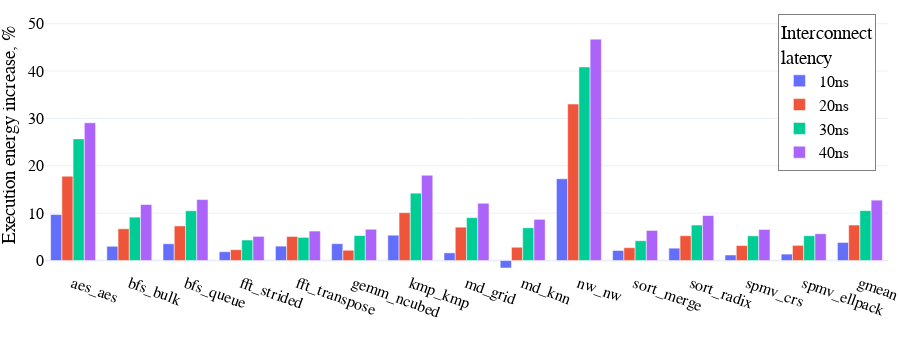

Notebook source saved alongside this figure:
### Code cell
fig = px.bar(energy_increase, barmode='group')
fig.update_yaxes(title_text='Execution energy increase, %', range=[-2,55])
format_fig(fig, big=True, leg_y=.95, leg_x=.87, tickangle=20)
fig.update_layout(width=900, height=350)
fig.show()
# fig.write_image('figs/exec_energy_advanced.pdf')

### Figure 1 — Plotly figure (JSON) as saved in the notebook; plotly's stock layout.template omitted (floating-point values rounded to 4 significant figures)
{"data": [{"alignmentgroup": "True", "hovertemplate": "Interconnect<br>latency=10ns<br> =%{x}<br>value=%{y}<extra></extra>", "legendgroup": "10ns", "marker": {"color": "#636efa"}, "name": "10ns", "offsetgroup": "10ns", "orientation": "v", "showlegend": true, "textposition": "auto", "type": "bar", "x": ["aes_aes", "bfs_bulk", "bfs_queue", "fft_strided", "fft_transpose", "gemm_ncubed", "kmp_kmp", "md_grid", "md_knn", "nw_nw", "sort_merge", "sort_radix", "spmv_crs", "spmv_ellpack", "gmean"], "xaxis": "x", "y": [9.71, 3.01, 3.54, 1.86, 3.04, 3.55, 5.35, 1.62, -1.58, 17.26, 2.12, 2.61, 1.17, 1.36, 3.81], "yaxis": "y"}, {"alignmentgroup": "True", "hovertemplate": "Interconnect<br>latency=20ns<br> =%{x}<br>value=%{y}<extra></extra>", "legendgroup": "20ns", "marker": {"color": "#EF553B"}, "name": "20ns", "offsetgroup": "20ns", "orientation": "v", "showlegend": true, "textposition": "auto", "type": "bar", "x": ["aes_aes", "bfs_bulk", "bfs_queue", "fft_strided", "fft_transpose", "gemm_ncubed", "kmp_kmp", "md_grid", "md_knn", "nw_nw", "sort_merge", "sort_radix", "spmv_crs", "spmv_ellpack", "gmean"], "xaxis": "x", "y": [17.8, 6.7, 7.3, 2.29, 5.08, 2.17, 10.1, 7.04, 2.8, 33.03, 2.71, 5.24, 3.16, 3.2, 7.49], "yaxis": "y"}, {"alignmentgroup": "True", "hovertemplate": "Interconnect<br>latency=30ns<br> =%{x}<br>value=%{y}<extra></extra>", "legendgroup": "30ns", "marker": {"color": "#00cc96"}, "name": "30ns", "offsetgroup": "30ns", "orientation": "v", "showlegend": true, "textposition": "auto", "type": "bar", "x": ["aes_aes", "bfs_bulk", "bfs_queue", "fft_strided", "fft_transpose", "gemm_ncubed", "kmp_kmp", "md_grid", "md_knn", "nw_nw", "sort_merge", "sort_radix", "spmv_crs", "spmv_ellpack", "gmean"], "xaxis": "x", "y": [25.68, 9.16, 10.51, 4.33, 4.89, 5.27, 14.22, 9.05, 6.91, 40.87, 4.18, 7.49, 5.21, 5.24, 10.53], "yaxis": "y"}, {"alignmentgroup": "True", "hovertemplate": "Interconnect<br>latency=40ns<br> =%{x}<br>value=%{y}<extra></extra>", "legendgroup": "40ns", "marker": {"color": "#ab63fa"}, "name": "40ns", "offsetgroup": "40ns", "orientation": "v", "showlegend": true, "textposition": "auto", "type": "bar", "x": ["aes_aes", "bfs_bulk", "bfs_queue", "fft_strided", "fft_transpose", "gemm_ncubed", "kmp_kmp", "md_grid", "md_knn", "nw_nw", "sort_merge", "sort_radix", "spmv_crs", "spmv_ellpack", "gmean"], "xaxis": "x", "y": [29.07, 11.82, 12.87, 5.1, 6.22, 6.6, 18.01, 12.09, 8.69, 46.74, 6.35, 9.5, 6.56, 5.66, 12.75], "yaxis": "y"}], "layout": {"barmode": "group", "font": {"color": "Black", "family": "Arial", "size": 16}, "height": 350, "legend": {"bgcolor": "White", "bordercolor": "Grey", "borderwidth": 1, "orientation": "v", "title": {"text": "Interconnect<br>latency"}, "tracegroupgap": 0, "x": 0.87, "xanchor": "left", "y": 0.95, "yanchor": "top"}, "margin": {"b": 0, "l": 0, "r": 0, "t": 0}, "width": 900, "xaxis": {"anchor": "y", "domain": [0, 1], "tickangle": 20, "title": {"text": " "}}, "yaxis": {"anchor": "x", "domain": [0, 1], "range": [-2, 55], "title": {"text": "Execution energy increase, %"}}}}
